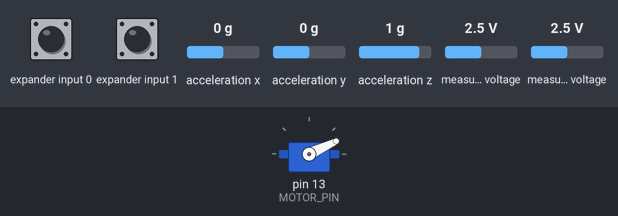
The sketch below on a simulated Arduino Uno, built with avr-gcc and run on an emulated ATmega328P. On the bench: servo. Wiring (inferred from the names in the program): Wii Nunchuk at I2C address 0x52. Inputs (shaded band) come from the test bench; at power-on: expander input 0 HIGH, expander input 1 HIGH, acceleration x 0 g, acceleration y 0 g, acceleration z 1 g, measured voltage 2.5 V. What the sketch prints to the serial monitor is not drawn.

Above: at 1.3 s.
1.4 s: expander input 0 pulled LOW for 0.15 s
At 1.47 s:
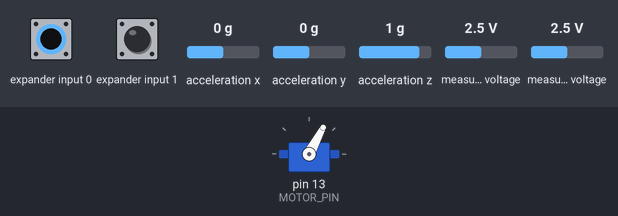
3.0 s: expander input 0 pulled LOW for 1 s
At 5.2 s:
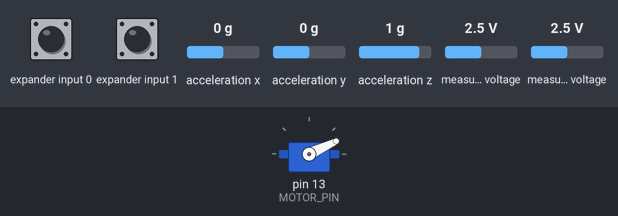
7.0 s: expander input 0 pulled LOW for 3.2 s
At 7.4 s:
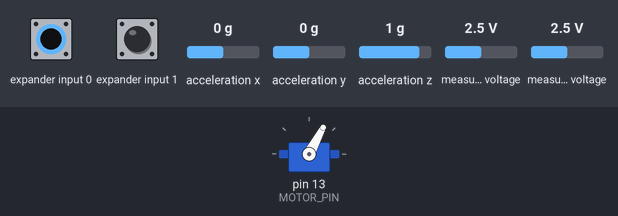
11.7 s: expander input 0 pulsed LOW 2 times (0.12 s each, 0.3 s apart)
At 11.91 s:
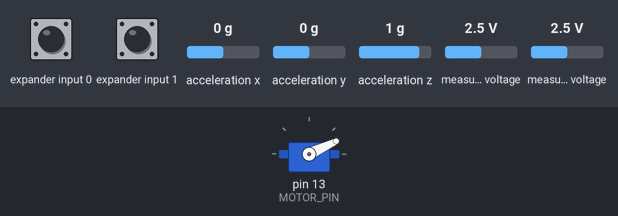
Timing chart, 0 to 14.7 s (numbered marks = the images above; inputs shaded):
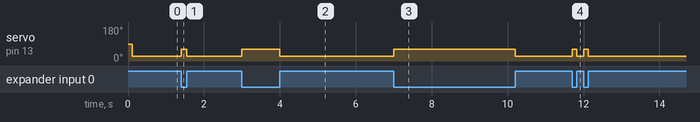

The sketch:

read_nunchuck.ino
```cpp
#include <Servo.h>
#include <Wire.h>
#include <math.h>

#define MOTOR_PIN 13
#define SDA_PIN 2
#define SCL_PIN 3

int lastMotor = 25;

// Wii nunchuck globals
#define MAX_STR_BUF 255

// I2C uses SCL and SDA
#define WIICHUCKID 0x52
#define USEFAKEPOWER false  // If true, use analog pins 2&3 as fake gnd & pwr
#define ENC_VALUE  0x00    // No encryption. Set to 0x17 if experimenting with encryption modes

struct nunchuck_data_s {
        uint16_t joy_x;
        uint16_t joy_y;
        uint16_t accel_x;
        uint16_t accel_y;
        uint16_t accel_z;
        uint16_t button_z;
        uint16_t button_c;
};
nunchuck_data_s *g_nunchuck_curr = new nunchuck_data_s();
static uint8_t   g_nunchuck_buf[6];
static uint32_t  g_nunchuck_seq = 0;

Servo motor;

void setup() {
	Serial.begin(115200);
	Serial.println("Begin...");

	motor.attach(MOTOR_PIN);

        // Set up Wii nunchuck
    Serial.print("-------------------------------------------------------------------------------\n");
    Serial.print("-- Setting up the Wii nunchuck...\n");
   // if (USEFAKEPOWER) nunchuck_setpowerpins();
    nunchuck_init();
    Serial.print("\n");


}

void loop() {
	 if (!nunchuck_get_data())
    {
        Serial.print("!! Error: incomplete data from device (controller not synced?)\n");
        delay(1000);
        return;
    }
    else if (g_nunchuck_buf[0] == 0x00 && g_nunchuck_buf[1] == 0x00 &&
             g_nunchuck_buf[2] == 0x00 && g_nunchuck_buf[3] == 0x00 &&
             g_nunchuck_buf[4] == 0x00 && g_nunchuck_buf[5] == 0x00)
    {
        Serial.print("!! Error: Data pegged low (controller not synced?)\n");
        delay(1000);
        return;
    }
    else if (g_nunchuck_buf[0] == 0xFF && g_nunchuck_buf[1] == 0xFF &&
             g_nunchuck_buf[2] == 0xFF && g_nunchuck_buf[3] == 0xFF &&
             g_nunchuck_buf[4] == 0xFF && g_nunchuck_buf[5] == 0xFF)
    {
        Serial.print("!! Error: Data pegged high: attempting re-initialization\n");
        nunchuck_init(); // send the initilization handshake
        delay(1000);
        return;
    }
    else
    {
            //nunchuck_print_data();
            if (g_nunchuck_curr->button_z == 0) {
              Serial.println(motorSpeed(stickVal(g_nunchuck_curr->joy_y)));
              lastMotor = motorSpeed(stickVal(g_nunchuck_curr->joy_y));
            }
            else {
              Serial.println("Z button not pressed.");
              lastMotor = 25;
            }
            motor.write(lastMotor);
            delay(1);
    }
	//while (!Serial.available());
	//motor.write(motorSpeed(Serial.parseInt());
}

// takes raw stick input and converts to percent, delta 132 -> 255
int stickVal(int raw_in) {
  if (raw_in < 133)
    return 0;
  return ((100*(raw_in-133))/(255 - 133));
}

//server write values: min is 62, max 112
int motorSpeed(int percent) {
	if (percent < 0)
	return 25;
	else if (percent > 100)
	return 112;
	return (percent / 2) + 62;
}
//#############################################################################
//#############################################################################
// Wii nunchuck code
//#############################################################################
// Uses port C (analog in) pins as power & ground for Nunchuck
//static void nunchuck_setpowerpins()
//{
//#define pwrpin PORTC3
//#define gndpin PORTC2
//    DDRC |= _BV(pwrpin) | _BV(gndpin);
//    PORTC &=~ _BV(gndpin);
//   PORTC |=  _BV(pwrpin);
//    delay(100);  // wait for things to stabilize
//}

//#############################################################################
// initialize the I2C system, join the I2C bus,
// and tell the nunchuck we're talking to it
void nunchuck_init()
{
    Serial.print("-- Initializing the controller\n");

    g_nunchuck_seq = 0; // Reset the sequence counter

    Wire.begin(); // join i2c bus as master

    boolean INITIALIZING = true;

    while (INITIALIZING) {
        if (ENC_VALUE == 0) { // Third-party controllers don't allow encryption
            // It seems critical for F0:55 and FB:00 to be transmitted
            // "separately" when it comes to the Nyko Kama
            Wire.beginTransmission(WIICHUCKID);
            Wire.write((uint8_t)0xF0);
            Wire.write((uint8_t)0x55);
            Wire.endTransmission();

            Wire.beginTransmission(WIICHUCKID);
            Wire.write((uint8_t)0xFB);
            Wire.write((uint8_t)0x00);
            Wire.endTransmission();
        }
        else { // Using encryption (only works with Nintendo-made controllers)
            Wire.beginTransmission(WIICHUCKID);
            Wire.write((uint8_t)0xFB);
            Wire.write((uint8_t)0x00);
            Wire.write((uint8_t)0x40);
            Wire.write((uint8_t)0x17);
            Wire.endTransmission();
        }

        Wire.beginTransmission(WIICHUCKID);
        Wire.write((uint8_t)0xFA);
        Wire.endTransmission();

        const int BYTES_REQD = 6;
        Wire.requestFrom(WIICHUCKID, BYTES_REQD, true); // Request n bytes then release bus

        delay(1); // Doesn't seem to make a difference

        char tmp_str_buf[MAX_STR_BUF];
        int length = 0;
        length += snprintf(tmp_str_buf+length, MAX_STR_BUF-length,
        "-- Controller ident = [");

        int cnt = 0;
        while (Wire.available ())
        {
            g_nunchuck_buf[cnt] = nunchuk_decode_byte(Wire.read());
            if (cnt > 0)
            {
                length += snprintf(tmp_str_buf+length, MAX_STR_BUF-length, ", ");
            }
            length += snprintf(tmp_str_buf+length, MAX_STR_BUF-length, "%02X", g_nunchuck_buf[cnt]);
            cnt++;
        }
        length += snprintf(tmp_str_buf+length, MAX_STR_BUF-length, "]\n");

        if (cnt == BYTES_REQD)
        {
            INITIALIZING = false;
            Serial.print(tmp_str_buf);
        }
        else
        {
            Serial.print("!! Error: Init failed. Retrying...\n");
            delay(1000);
        }
    }

    delay(100); // This seemed to be important but things may work fine without it
}

//#############################################################################
// Send a request for data to the nunchuck
void nunchuck_send_request()
{
    Wire.beginTransmission(WIICHUCKID);
    Wire.write((uint8_t)0x00);
    Wire.endTransmission();
}

//#############################################################################
// Receive data back from the nunchuck
int nunchuck_get_data()
{
    int cnt = 0;
    int BYTES_REQD = 6;

    Wire.requestFrom (WIICHUCKID, BYTES_REQD); // Request n bytes then release bus

    while (Wire.available())
    {
        g_nunchuck_buf[cnt] = nunchuk_decode_byte(Wire.read());
        cnt++;
    }

    nunchuck_send_request(); // Request next data payload

    if (cnt != BYTES_REQD)
    {
        return 0; // Failure
    }

    g_nunchuck_seq++;

    // Also unpack g_nunchuck_buf[5] byte as ZZYYXXcz (accel LSBs and then the buttons)
    g_nunchuck_curr->joy_x    =                                   g_nunchuck_buf[0];
    g_nunchuck_curr->joy_y    =                                   g_nunchuck_buf[1];
    g_nunchuck_curr->button_z =  (g_nunchuck_buf[5] >> 0) & 1;
    g_nunchuck_curr->button_c =  (g_nunchuck_buf[5] >> 1) & 1;
    g_nunchuck_curr->accel_x  = ((g_nunchuck_buf[5] >> 2) & 3) | (g_nunchuck_buf[2] << 2);
    g_nunchuck_curr->accel_y  = ((g_nunchuck_buf[5] >> 4) & 3) | (g_nunchuck_buf[3] << 2);
    g_nunchuck_curr->accel_z  = ((g_nunchuck_buf[5] >> 6) & 3) | (g_nunchuck_buf[4] << 2);

    return 1; // Success
}

//#############################################################################
// Print the input data we have recieved
void nunchuck_print_data()
{
    char tmp_str_buf[MAX_STR_BUF];
    int length = 0;

    length += snprintf(tmp_str_buf+length, MAX_STR_BUF-length,
        "SEQ# %10d:  ", g_nunchuck_seq);
    length += snprintf(tmp_str_buf+length, MAX_STR_BUF-length,
        "joy: (h,v)=(%3d, %3d)  ",
        g_nunchuck_curr->joy_x, g_nunchuck_curr->joy_y);
    length += snprintf(tmp_str_buf+length, MAX_STR_BUF-length,
        "accel: (x,y,z)=(%4d, %4d, %4d)  ",
        g_nunchuck_curr->accel_x, g_nunchuck_curr->accel_y, g_nunchuck_curr->accel_z);
    length += snprintf(tmp_str_buf+length, MAX_STR_BUF-length,
        "buttons: (c,z)=(%1d, %1d)  ",
        g_nunchuck_curr->button_c, g_nunchuck_curr->button_z);
    length += snprintf(tmp_str_buf+length, MAX_STR_BUF-length,
        "RAW: [%02X, %02X, %02X, %02X, %02X, %02X]",
        g_nunchuck_buf[0], g_nunchuck_buf[1], g_nunchuck_buf[2],
        g_nunchuck_buf[3], g_nunchuck_buf[4], g_nunchuck_buf[5]);
    length += snprintf(tmp_str_buf+length, MAX_STR_BUF-length, "\n");

    Serial.print(tmp_str_buf);
}

//#############################################################################
// Encode data to format that most wiimote drivers except
// only needed if you use one of the regular wiimote drivers
char nunchuk_decode_byte(char x)
{
    if (ENC_VALUE != 0) {
        x = (x ^ ENC_VALUE) + ENC_VALUE;
    }
    return x;
}

//#############################################################################
```

Measured:
- after the input at 1.4 s, servo on pin 13 (MOTOR_PIN): 25° → 62° at once, → 25° 0.15 s later
- after the input at 3.0 s, servo on pin 13 (MOTOR_PIN): 25° → 62° at once, → 25° 1.0 s later
- after the input at 7.0 s, servo on pin 13 (MOTOR_PIN): 25° → 62° at once, → 25° 3.2 s later
- after the input at 11.7 s, servo on pin 13 (MOTOR_PIN): alternates 62° for 0.12 s and 25° for 0.18 s, 4 changes in all, then stays 25°, starting at once
